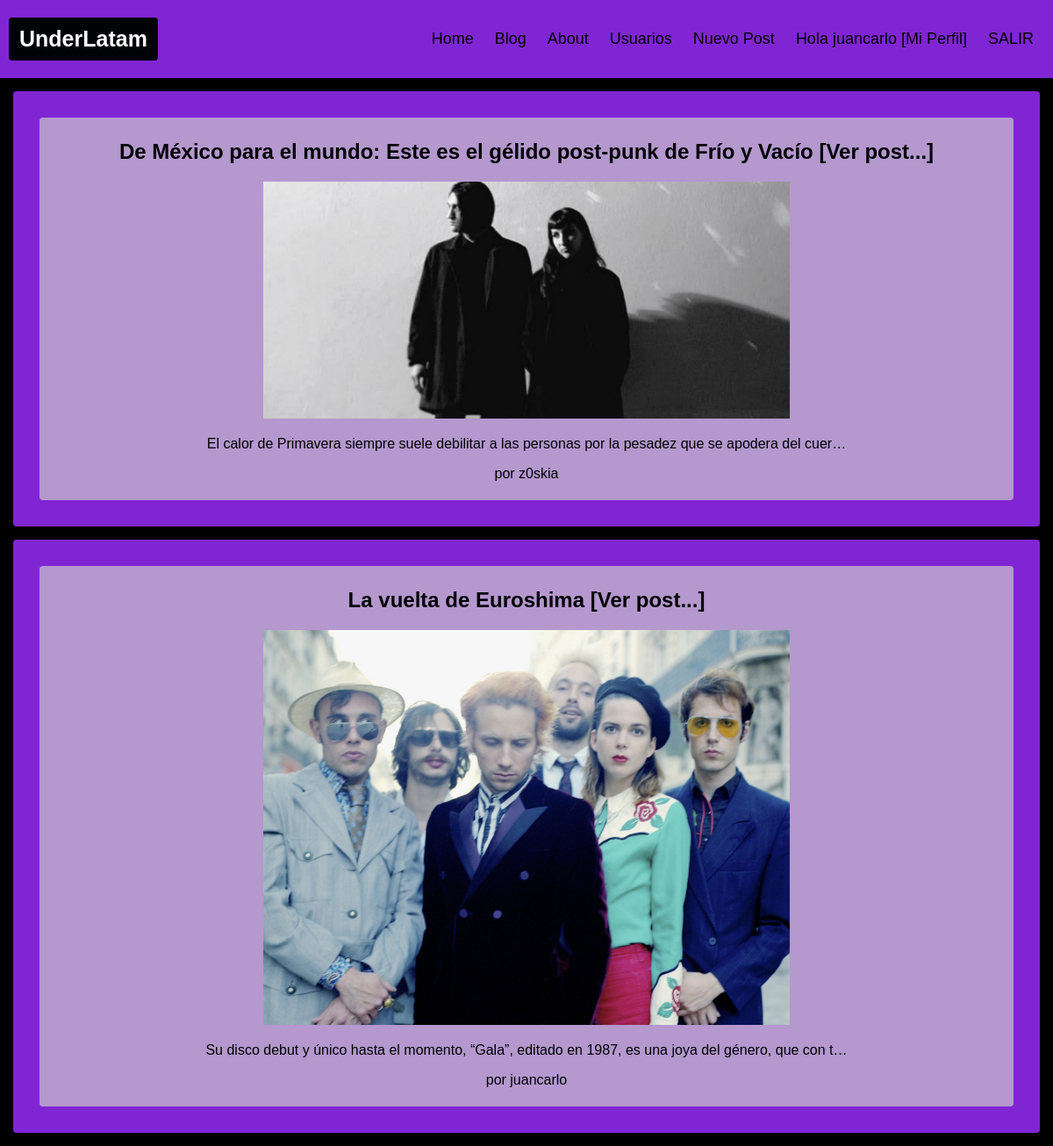
Screenshot of /blog/ (signed in) with the database file from the repository.
### blog/models.py (models this page shows, shortened)
class Post(models.Model):
    author = models.ForeignKey(settings.AUTH_USER_MODEL, on_delete=models.CASCADE)
    title = models.CharField(max_length=255)
    post_body = models.TextField()
    created_date = models.DateField(default=timezone.now)
    published_date = models.DateTimeField(blank=True, null=True)
    image_up = models.ImageField(upload_to='images/',)

### blog/views.py (the view)
# urls.py: path('blog/', dash, name='dash'),
def dash(request):
    posts = Post.objects.filter(published_date__lte=timezone.now()).order_by('-published_date')
    return render(request, 'blog/dash.html', {'posts':posts})

### blog/templates/blog/dash.html
{% extends 'blog/main.html' %}
{% load static %}
{% block changeContent %}
{% for post in posts %}
<div class="post">
    <div class="postElements">
        <h2><a href="{% url 'post_detail' pk=post.pk %}">{{ post.title }} [Ver post...]</a></h2>
        <img src="{{ post.image_up.url }}" alt=""/>
        <p> {{ post.post_body|truncatechars:100 }} </p>
        <p> por {{ post.author }} </p>
    </div>
</div>
{% empty %}
<div class="post">
    <div class="title"><h2>No hay publicaciones</h2></div>
</div>
{% endfor %}
{% endblock %}

### blog/templates/blog/main.html (shortened to what this page needs)
<!DOCTYPE html>
<html lang="es">
<head>
    {% load static %}
    <link rel="stylesheet" href="{% static 'blog/css/styles.css' %}"/>
</head>
<body>
    <body>
        <div class="header">
          <a href="{% url 'index' %}" class="logo active">UnderLatam</a>
          <div class="header-right">
            <a href="{% url 'index' %}">Home</a>
            <a href="{% url 'dash' %}">Blog</a>
            <a href="{% url 'about' %}">About</a>
            {% if not request.user.is_authenticated %}
            <a href=" {% url 'login' %} ">Login</a>
            <a href=" {% url 'register' %} ">Registrate</a>
            {% else %}
            <a href=" {% url 'user_profiles' %}">Usuarios</a>
            <a href=" {% url 'new_post' %}">Nuevo Post</a>
            <a href=" {% url 'user_detail' user.id %} ">Hola {{user}} [Mi Perfil]</a>
            <a href="{% url 'logout' %}">SALIR</a>
            {% endif %}
          </div>
        </div>
    {% block changeContent %}
    {% endblock changeContent %}
</body>
</html>

### blog/static/blog/css/styles.css (style rules this page uses)
* { box-sizing: border-box; }
body { margin: 0; font-family: Arial, Helvetica, sans-serif; background-color: black; }
.header { overflow: hidden; background-color: #8025d4; padding: 20px 10px; }
.header a { float: left; color: black; text-align: center; padding: 12px; text-decoration: none; font-size: 18px; line-height: 25px; border-radius: 4px; }
.header a.logo { font-size: 25px; font-weight: bold; }
.header a.active { background-color: rgb(0, 3, 5); color: white; }
.header-right { float: right; }
.post { background-color: #8025d4; border-radius: 4px; padding: 20px; margin: 15px; }
.postElements { background-color: #b498ce; padding: 5px; margin: 10px; border-radius: 4px; font-family: Arial, Helvetica, sans-serif; text-align: center; }
a { text-decoration: none; color: black; }
.postElements img { max-width: 600px; max-height: 480px; text-align: center; }

### rows the page displays
Post: title "De México para el mundo: Este es el gélido post-punk de Frío y Vacío", image_up (picture), post_body "El calor de Primavera siempre suele debilitar a las personas por la pesadez que se apodera del cuer…", author "z0skia"
Post: title "La vuelta de Euroshima", image_up (picture), post_body "Su disco debut y único hasta el momento, “Gala”, editado en 1987, es una joya del género, que con t…", author "juancarlo"

### other values shown
{{ user }} "juancarlo"
